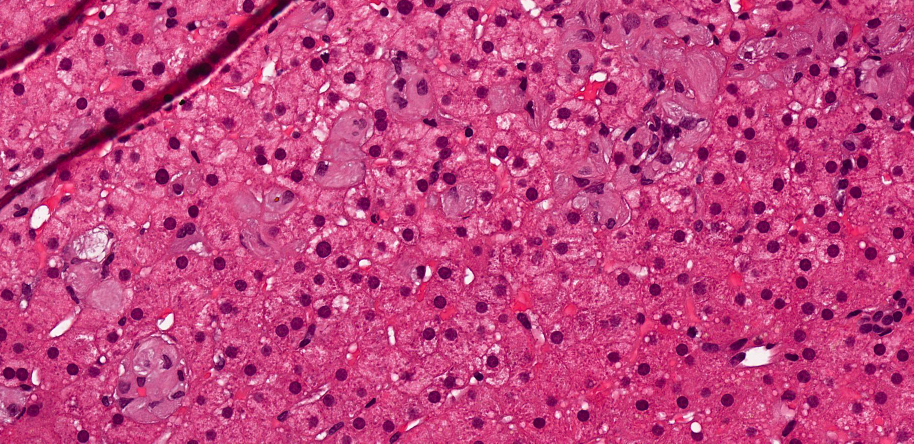
#> input picture dataset/Selection_001.png, 1827 x 887 px, found by its file name (shown at 1/2 size); its folder holds only this picture in this run
$ jupyter execute DatasetCreation.ipynb
#> lines starting #> are read from the running program, lines starting #| are printed output that depends on the picture
[cell 1]
import cv2
import os

num = 0
directory_path = '/home/noranikoloska/Documents/TissueGAN/dataset/'

crop_size = 840
stride_size = 36

for image in os.listdir(directory_path):
    if os.path.isfile(directory_path + image):
        img = cv2.imread(directory_path + '/' + image)
#> img is the input picture: shape (887, 1827, 3); mean B, G, R 127.6, 68.7, 194.4
        tiles = [img[x:x+crop_size, y:y+crop_size] for x in range(0,img.shape[0],stride_size) for y in range(0,img.shape[1],stride_size)]
#> tiles = 1275 items

        for tile in tiles:
            path = directory_path + 'sliced/tile-' + str(num) + '.png'
            if (tile.shape == (crop_size, crop_size, 3)):
                cv2.imwrite(path, tile)
                num += 1
#> this loop made 1275 passes
#> pass 1, `cv2.imwrite(path, tile)`:
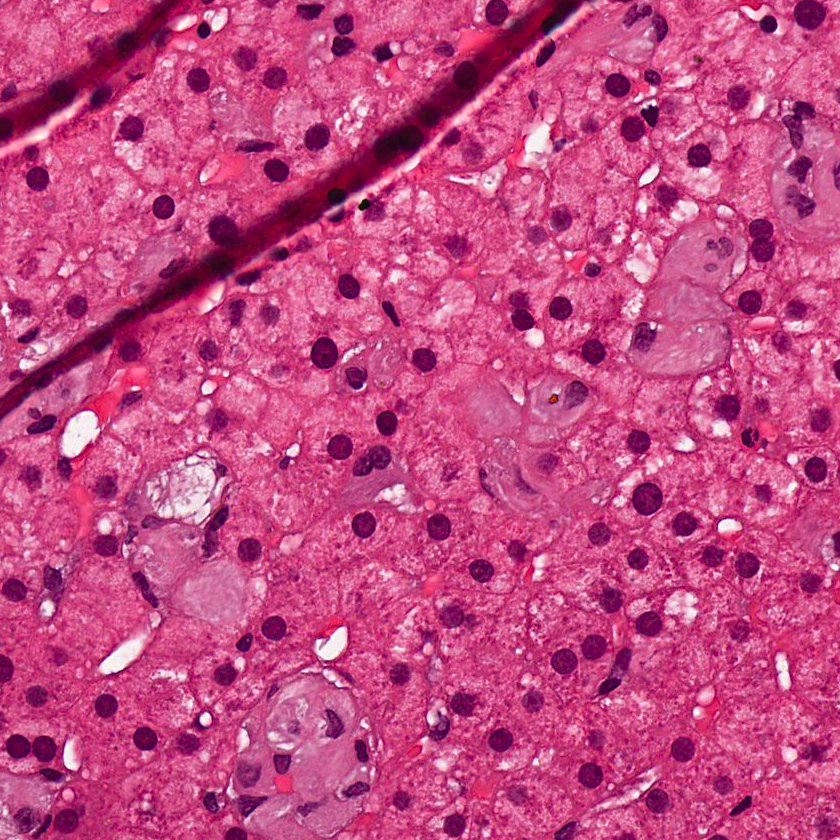
#> saved as tile-0.png: shape (840, 840, 3); mean B, G, R 130.6, 73.7, 195.7
#> pass 2, `cv2.imwrite(path, tile)`:
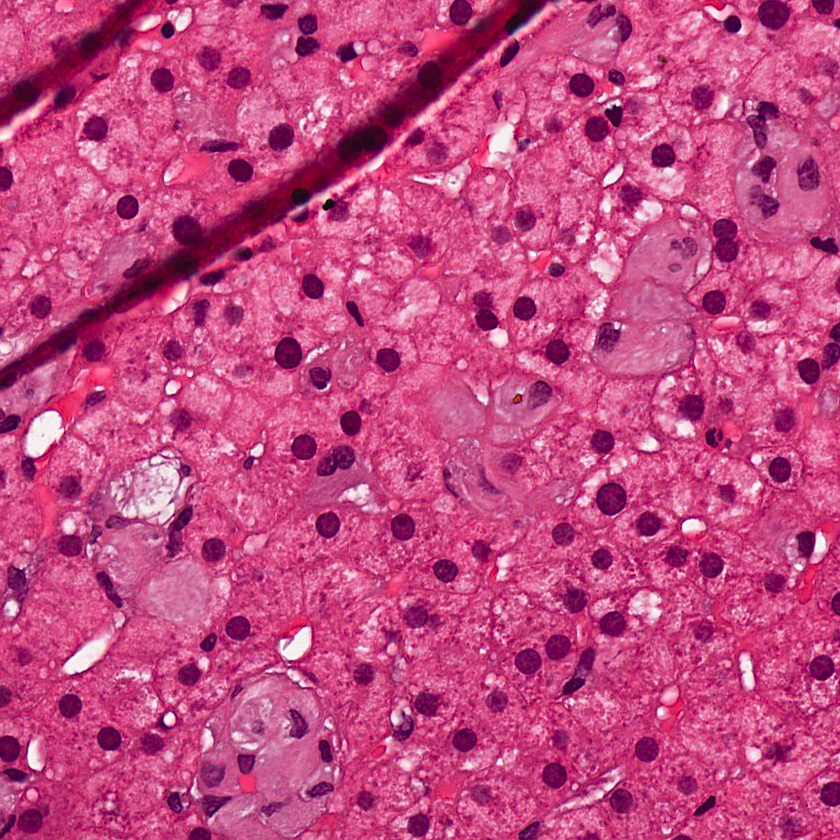
#> saved as tile-1.png: shape (840, 840, 3); mean B, G, R 130.8, 73.7, 196
#> after the loop, num = 56
